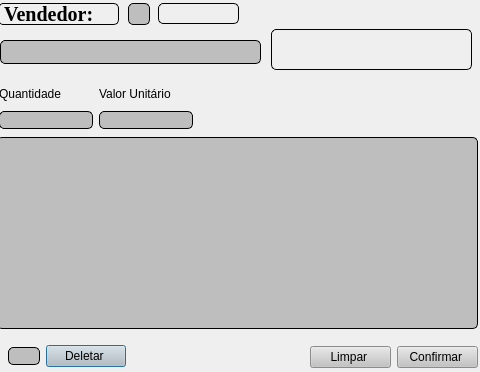
<?xml version="1.0" encoding="UTF-8"?>
<ui version="4.0">
 <class>tela_vendas</class>
 <widget class="QDialog" name="tela_vendas">
  <property name="geometry">
   <rect>
    <x>0</x>
    <y>0</y>
    <width>480</width>
    <height>372</height>
   </rect>
  </property>
  <property name="windowTitle">
   <string>Dialog</string>
  </property>
  <widget class="QWidget" name="layoutWidget">
   <property name="geometry">
    <rect>
     <x>8</x>
     <y>343</y>
     <width>118</width>
     <height>26</height>
    </rect>
   </property>
   <layout class="QHBoxLayout" name="horizontalLayout">
    <item>
     <widget class="QLineEdit" name="lineEdit_delete">
      <property name="styleSheet">
       <string notr="true">border: 1px solid black; border-radius: 5px; color:black;
background-color:rgb(190, 190, 190)</string>
      </property>
     </widget>
    </item>
    <item>
     <widget class="QPushButton" name="btn_delete">
      <property name="styleSheet">
       <string notr="true">background-color:rgb(195, 195, 195);
color:rgb(0, 0, 0)</string>
      </property>
      <property name="text">
       <string>Deletar </string>
      </property>
     </widget>
    </item>
   </layout>
  </widget>
  <widget class="QLabel" name="label_funcionario">
   <property name="geometry">
    <rect>
     <x>158</x>
     <y>3</y>
     <width>81</width>
     <height>21</height>
    </rect>
   </property>
   <property name="font">
    <font>
     <pointsize>12</pointsize>
     <bold>true</bold>
    </font>
   </property>
   <property name="styleSheet">
    <string notr="true">border: 1px solid black; border-radius: 5px; color:black;
</string>
   </property>
   <property name="text">
    <string/>
   </property>
  </widget>
  <widget class="QTableWidget" name="tableWidget">
   <property name="geometry">
    <rect>
     <x>-3</x>
     <y>137</y>
     <width>481</width>
     <height>192</height>
    </rect>
   </property>
   <property name="styleSheet">
    <string notr="true">border: 1px solid black; border-radius: 5px; color:black;
background-color:rgb(190, 190, 190)</string>
   </property>
  </widget>
  <widget class="QWidget" name="layoutWidget_2">
   <property name="geometry">
    <rect>
     <x>310</x>
     <y>344</y>
     <width>168</width>
     <height>26</height>
    </rect>
   </property>
   <layout class="QHBoxLayout" name="horizontalLayout_5">
    <item>
     <widget class="QPushButton" name="btn_limpar">
      <property name="styleSheet">
       <string notr="true">background-color:rgb(195, 195, 195);
color:rgb(0, 0, 0)</string>
      </property>
      <property name="text">
       <string>Limpar </string>
      </property>
     </widget>
    </item>
    <item>
     <widget class="QPushButton" name="btn_confirmar">
      <property name="styleSheet">
       <string notr="true">background-color:rgb(195, 195, 195);
color:rgb(0, 0, 0)</string>
      </property>
      <property name="text">
       <string>Confirmar </string>
      </property>
     </widget>
    </item>
   </layout>
  </widget>
  <widget class="QLineEdit" name="lineEdit_funcionario">
   <property name="geometry">
    <rect>
     <x>128</x>
     <y>3</y>
     <width>22</width>
     <height>22</height>
    </rect>
   </property>
   <property name="font">
    <font>
     <family>Georgia</family>
     <bold>true</bold>
    </font>
   </property>
   <property name="styleSheet">
    <string notr="true">border: 1px solid black; border-radius: 5px; color:black;
background-color:rgb(190, 190, 190)</string>
   </property>
   <property name="alignment">
    <set>Qt::AlignmentFlag::AlignCenter</set>
   </property>
  </widget>
  <widget class="QLabel" name="label_produto">
   <property name="geometry">
    <rect>
     <x>271</x>
     <y>29</y>
     <width>201</width>
     <height>41</height>
    </rect>
   </property>
   <property name="font">
    <font>
     <pointsize>21</pointsize>
    </font>
   </property>
   <property name="styleSheet">
    <string notr="true">border: 1px solid black; border-radius: 5px; color:black;
</string>
   </property>
   <property name="text">
    <string/>
   </property>
   <property name="alignment">
    <set>Qt::AlignmentFlag::AlignRight|Qt::AlignmentFlag::AlignTrailing|Qt::AlignmentFlag::AlignVCenter</set>
   </property>
  </widget>
  <widget class="QLabel" name="label_2">
   <property name="geometry">
    <rect>
     <x>-2</x>
     <y>3</y>
     <width>121</width>
     <height>22</height>
    </rect>
   </property>
   <property name="font">
    <font>
     <family>Georgia</family>
     <pointsize>15</pointsize>
     <bold>true</bold>
    </font>
   </property>
   <property name="styleSheet">
    <string notr="true">border: 1px solid black; border-radius: 5px; color:black;
</string>
   </property>
   <property name="text">
    <string>Vendedor:</string>
   </property>
  </widget>
  <widget class="QWidget" name="layoutWidget_3">
   <property name="geometry">
    <rect>
     <x>-1</x>
     <y>83</y>
     <width>194</width>
     <height>46</height>
    </rect>
   </property>
   <layout class="QHBoxLayout" name="horizontalLayout_2">
    <item>
     <layout class="QVBoxLayout" name="verticalLayout_2">
      <item>
       <widget class="QLabel" name="label_4">
        <property name="styleSheet">
         <string notr="true">color:rgb(0,0,0)</string>
        </property>
        <property name="text">
         <string>Quantidade</string>
        </property>
       </widget>
      </item>
      <item>
       <widget class="QLineEdit" name="lineEdit_qtd">
        <property name="styleSheet">
         <string notr="true">border: 1px solid black; border-radius: 5px; color:black;
background-color:rgb(190, 190, 190)</string>
        </property>
        <property name="text">
         <string/>
        </property>
        <property name="alignment">
         <set>Qt::AlignmentFlag::AlignCenter</set>
        </property>
       </widget>
      </item>
     </layout>
    </item>
    <item>
     <layout class="QVBoxLayout" name="verticalLayout">
      <item>
       <widget class="QLabel" name="label_5">
        <property name="styleSheet">
         <string notr="true">color:rgb(0,0,0)</string>
        </property>
        <property name="text">
         <string>Valor Unitário</string>
        </property>
       </widget>
      </item>
      <item>
       <widget class="QLineEdit" name="lineEdit_valor_un">
        <property name="styleSheet">
         <string notr="true">border: 1px solid black; border-radius: 5px; color:black;
background-color:rgb(190, 190, 190)</string>
        </property>
        <property name="text">
         <string/>
        </property>
        <property name="alignment">
         <set>Qt::AlignmentFlag::AlignCenter</set>
        </property>
       </widget>
      </item>
     </layout>
    </item>
   </layout>
  </widget>
  <widget class="QLineEdit" name="lineEdit_codigo">
   <property name="geometry">
    <rect>
     <x>0</x>
     <y>40</y>
     <width>261</width>
     <height>24</height>
    </rect>
   </property>
   <property name="styleSheet">
    <string notr="true">border: 1px solid black; border-radius: 5px; color:black;
background-color:rgb(190, 190, 190)</string>
   </property>
  </widget>
 </widget>
 <resources/>
 <connections/>
</ui>
